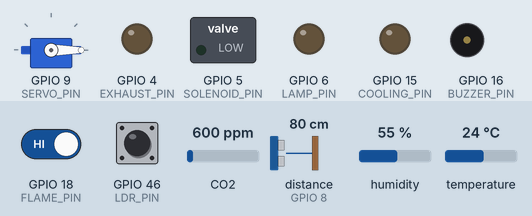
The sketch below on a simulated ESP32-S3. On the bench: servo, switched loads named in the sketch (green lamp = pin HIGH), output pins drawn as LEDs (lit = HIGH), buzzer (waves = sounding, pin HIGH). Wiring (inferred from the names in the program): ultrasonic range finder: trigger GPIO 3; echo GPIO 8. The test bench sets the inputs (shaded band); at power-on: distance to the obstacle (sensor on GPIO 8) 80 cm, temperature 24 °C, GPIO 18 (FLAME_PIN) HIGH, GPIO 46 (LDR_PIN) HIGH, CO2 600 ppm, humidity 55 %. The echo pulse lasts 58.3 µs per cm; WiFi joins after 1.5 s; servers stay silent unless stated; network time is answered at once with the bench clock; the local clock reads 2024-03-15 10:24:30 at power-on unless the sketch sets it; no MQTT or app messages arrive unless stated; pins used as bus, display or sensor lines are not drawn; what the sketch prints to the serial monitor is not drawn.

Above: at 2.7 s.
2.8 s: distance to the obstacle (sensor on GPIO 8) set to 17 cm
6.6 s: distance to the obstacle (sensor on GPIO 8) set to 14 cm
At 8.6 s:
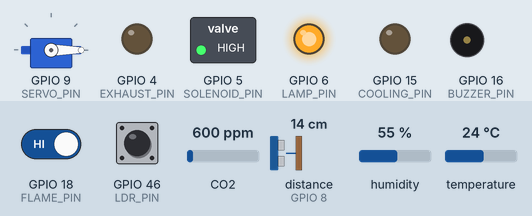
10.4 s: temperature set to 25.4 °C
At 11.2 s:
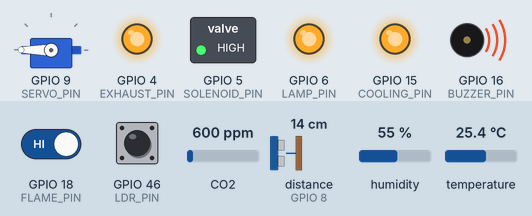
14.2 s: GPIO 18 (FLAME_PIN) driven LOW
At 17.6 s:
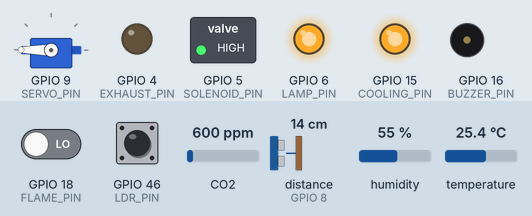
18.1 s: temperature set to 29.5 °C
21.9 s: temperature set to 30.9 °C
At 23.9 s:
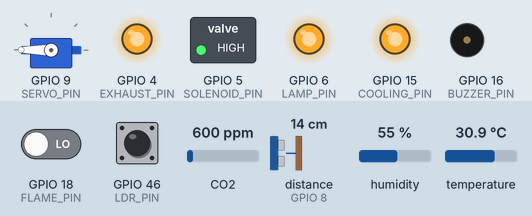
Timing chart, 0 to 25.4 s (numbered marks = the images above; inputs shaded):
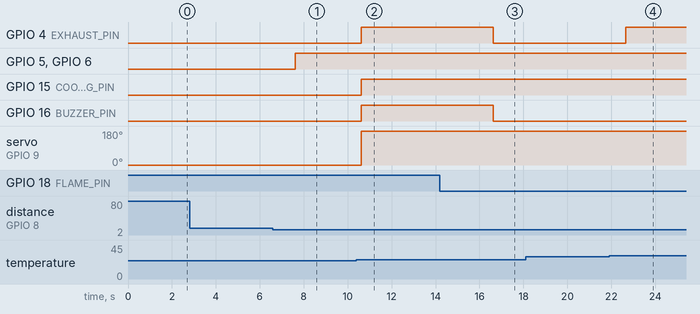

Measured:
- the behaviour switches between 16 and 15 cm on distance to the obstacle (sensor on GPIO 8) (found by bisection; images 0 and 1)
- the behaviour switches between 25 and 25.1 °C on temperature (found by bisection; images 1 and 2)
- the behaviour switches between 30 and 30.1 °C on temperature (found by bisection; images 3 and 4)
- after the input at 2.8 s, every drawn part: stays the same
- after the input at 6.6 s, GPIO 5 (SOLENOID_PIN), GPIO 6 (LAMP_PIN): LOW → HIGH after 1.0 s
- after the input at 10.4 s, GPIO 4 (EXHAUST_PIN), GPIO 15 (COOLING_PIN), GPIO 16 (BUZZER_PIN): LOW → HIGH after 0.22 s; servo on GPIO 9 (SERVO_PIN): 0° → 180° after 0.22 s
- after the input at 14.2 s, GPIO 4 (EXHAUST_PIN), GPIO 16 (BUZZER_PIN): HIGH → LOW after 2.4 s
- after the input at 18.1 s, every drawn part: stays the same
- after the input at 21.9 s, GPIO 4 (EXHAUST_PIN): LOW → HIGH after 0.75 s

The sketch:

IoT_Pribadi.ino
```cpp
#include "secret.h"
#include <WiFiClientSecure.h>
#include <PubSubClient.h>
#include <ArduinoJson.h>
#include "WiFi.h"
#include <DHT.h>
#include <MQ135.h>  // Menambahkan pustaka MQ135
#include <ESP32Servo.h>
#include <NTPClient.h>
#include <WiFiUdp.h>

#define DHTPIN 17
#define DHTTYPE DHT22
#define MQ135_PIN 7  // Pin untuk sensor MQ135
#define FLAME_PIN 18
#define LDR_PIN 46
#define TRIG_PIN 3
#define ECHO_PIN 8
#define EXHAUST_PIN 4
#define COOLING_PIN 15
#define SERVO_PIN 9
#define LAMP_PIN 6
#define BUZZER_PIN 16
#define SOLENOID_PIN 5

#define AWS_IOT_PUBLISH_TOPIC "esp32zaki/pub"
#define AWS_IOT_SUBSCRIBE_TOPIC "esp32zaki/sub"

DHT dht(DHTPIN, DHTTYPE);
Servo myServo;
WiFiClientSecure net;
PubSubClient client(net);
// Sensor MQ135 untuk deteksi gas CO2
MQ135 gasSensor(MQ135_PIN);  // Pastikan pin yang benar untuk MQ135

// NTP client setup
WiFiUDP ntpUDP;
NTPClient timeClient(ntpUDP, "pool.ntp.org", 0, 3600000);  // UTC timezone, update every hour

float dhtTemp = 0, humidity = 0;
float co2 = 0;  // Sensor CO2 (dalam PPM)
int flameDetected = 0;
int ldrValue = 0;
float hcsrDistance = 0;

// Fuzzy Logic
String fuzzyStatus = "";

void applyFuzzyLogic() {
  // Rule Base Logic menggunakan rentang suhu
  if (dhtTemp <= 20) {
    // Jika suhu <= 20°C, sistem dianggap belum siap
    digitalWrite(SOLENOID_PIN, LOW);
    digitalWrite(EXHAUST_PIN, LOW);
    digitalWrite(COOLING_PIN, LOW);
    myServo.write(0);
    digitalWrite(LAMP_PIN, LOW);
    digitalWrite(BUZZER_PIN, LOW);
    fuzzyStatus = "Kelas Belum Terbuka (Suhu Terlalu Dingin)";
  }
  else if (dhtTemp > 20 && dhtTemp <= 25) {
    // Jika suhu antara 20°C dan 25°C
    if (hcsrDistance > 15) {
      // Jika jarak lebih dari 15cm, semuanya dimatikan
      digitalWrite(SOLENOID_PIN, LOW);
      digitalWrite(EXHAUST_PIN, LOW);
      digitalWrite(COOLING_PIN, LOW);
      myServo.write(0);
      digitalWrite(LAMP_PIN, LOW);
      digitalWrite(BUZZER_PIN, LOW);
      fuzzyStatus = "Kelas Belum Terbuka (Jarak Terlalu Jauh)";
    } else {
      // Jika jarak antara 5 dan 7 cm
      digitalWrite(SOLENOID_PIN, HIGH);
      digitalWrite(EXHAUST_PIN, LOW);
      digitalWrite(COOLING_PIN, LOW);
      myServo.write(0);
      digitalWrite(LAMP_PIN, HIGH);
      digitalWrite(BUZZER_PIN, LOW);
      fuzzyStatus = "Kelas Akan Terbuka, Lampu Nyala";
    }
  }
  else if (dhtTemp > 25 && dhtTemp <= 30) {
    // Jika suhu antara 25°C dan 30°C
    if (hcsrDistance > 15) {
      // Jika jarak lebih dari 15cm, semuanya dimatikan
      digitalWrite(SOLENOID_PIN, LOW);
      digitalWrite(EXHAUST_PIN, LOW);
      digitalWrite(COOLING_PIN, LOW);
      myServo.write(0);
      digitalWrite(LAMP_PIN, LOW);
      digitalWrite(BUZZER_PIN, LOW);
      fuzzyStatus = "Kelas Belum Terbuka (Jarak Terlalu Jauh)";
    } else {
      // Jika jarak antara 5 dan 7 cm dan tidak ada api
      if (flameDetected == 0) {
        digitalWrite(SOLENOID_PIN, HIGH);
        digitalWrite(EXHAUST_PIN, LOW);
        digitalWrite(COOLING_PIN, HIGH);
        myServo.write(180);
        digitalWrite(LAMP_PIN, HIGH);
        digitalWrite(BUZZER_PIN, LOW);
        fuzzyStatus = "Kelas Terbuka, Pendinginan Dimulai";
      } else {
        // Jika ada api, aktifkan semua untuk memadamkan kebakaran
        digitalWrite(SOLENOID_PIN, HIGH);
        digitalWrite(EXHAUST_PIN, HIGH);
        digitalWrite(COOLING_PIN, HIGH);
        myServo.write(180);
        digitalWrite(LAMP_PIN, HIGH);
        digitalWrite(BUZZER_PIN, HIGH);
        fuzzyStatus = "KEBAKARAN!!";
      }
    }
  }
  else if (dhtTemp > 30) {
    // Jika suhu > 30°C, kondisi lebih ekstrem
    if (hcsrDistance > 15) {
      // Jika jarak lebih dari 15cm, semuanya dimatikan
      digitalWrite(SOLENOID_PIN, LOW);
      digitalWrite(EXHAUST_PIN, LOW);
      digitalWrite(COOLING_PIN, LOW);
      myServo.write(0);
      digitalWrite(LAMP_PIN, LOW);
      digitalWrite(BUZZER_PIN, LOW);
      fuzzyStatus = "Kelas Belum Terbuka (Jarak Terlalu Jauh)";
    } else {
      // Jika jarak antara 5 dan 7 cm dan tidak ada api
      if (flameDetected == 0) {
        digitalWrite(SOLENOID_PIN, HIGH);
        digitalWrite(EXHAUST_PIN, HIGH);
        digitalWrite(COOLING_PIN, HIGH);
        myServo.write(180);
        digitalWrite(LAMP_PIN, HIGH);
        digitalWrite(BUZZER_PIN, LOW);
        fuzzyStatus = "Kelas Terbuka, Pendinginan Diperlukan";
      } else {
        // Jika ada api, aktifkan semua untuk memadamkan kebakaran
        digitalWrite(SOLENOID_PIN, HIGH);
        digitalWrite(EXHAUST_PIN, HIGH);
        digitalWrite(COOLING_PIN, HIGH);
        myServo.write(180);
        digitalWrite(LAMP_PIN, HIGH);
        digitalWrite(BUZZER_PIN, HIGH);
        fuzzyStatus = "KEBAKARAN!!";
      }
    }
  }
}

// Fungsi untuk mendapatkan timestamp waktu Indonesia (WIB)
String getTimestamp() {
  timeClient.update();

  // Dapatkan waktu UTC dalam detik
  unsigned long epochTime = timeClient.getEpochTime();

  // Konversi waktu UTC ke waktu Indonesia (WIB, UTC +7)
  epochTime += 7 * 3600;  // Menambahkan 7 jam ke UTC untuk WIB

  // Format waktu Indonesia (YYYY-MM-DD HH:MM:SS)
  String timestamp = "";
  int year = (epochTime / 31536000) + 1970;  // Tahun
  epochTime %= 31536000;
  int month = (epochTime / 2592000) + 1;  // Bulan
  epochTime %= 2592000;
  int day = (epochTime / 86400);  // Hari
  epochTime %= 86400;
  int hour = (epochTime / 3600);  // Jam
  epochTime %= 3600;
  int minute = (epochTime / 60);  // Menit
  int second = epochTime % 60;    // Detik

  // Format menjadi string
  timestamp += String(year) + "-";
  if (month < 10) timestamp += "0";
  timestamp += String(month) + "-";
  if (day < 10) timestamp += "0";
  timestamp += String(day) + " ";
  if (hour < 10) timestamp += "0";
  timestamp += String(hour) + ":";
  if (minute < 10) timestamp += "0";
  timestamp += String(minute) + ":";
  if (second < 10) timestamp += "0";
  timestamp += String(second);

  return timestamp;
}

void publishMessage() {
  StaticJsonDocument<1024> doc;
  doc["status"] = fuzzyStatus;
  doc["dhtTemp"] = dhtTemp;
  doc["co2"] = co2;  // Kirim nilai CO2 dalam PPM
  doc["ldr"] = (ldrValue == 0) ? 1 : 0;  // Terbalikkan logika LDR
  doc["hcsr"] = hcsrDistance;
  doc["flame"] = (flameDetected == 0) ? 1 : 0;  // Terbalikkan logika Flame sensor
  doc["timestamp"] = getTimestamp();  // Tambahkan timestamp ke payload

  char jsonBuffer[1024];
  serializeJson(doc, jsonBuffer);

  if (client.publish(AWS_IOT_PUBLISH_TOPIC, jsonBuffer)) {
    Serial.println("Data published to AWS IoT");
  } else {
    Serial.println("Failed to publish data to AWS IoT");
    Serial.println("Error: " + String(client.state())); // Menampilkan status error
  }
}

void connectAWS() {
  // Connecting to Wi-Fi
  WiFi.mode(WIFI_STA);
  WiFi.begin(WIFI_SSID, WIFI_PASSWORD);
  while (WiFi.status() != WL_CONNECTED) {
    delay(500);
    Serial.print("...");
  }

  Serial.println("Connected to Wi-Fi!");

  // Setting up secure connection to AWS IoT
  net.setCACert(AWS_CERT_CA);
  net.setCertificate(AWS_CERT_CRT);
  net.setPrivateKey(AWS_CERT_PRIVATE);

  // Setting up MQTT Client
  client.setServer(AWS_IOT_ENDPOINT, 8883);

  // Connect to AWS IoT
  while (!client.connect(THINGNAME)) {
    delay(1000);
    Serial.print("...");
  }
  Serial.println("AWS IoT connected!");

  // Subscribe to topic (optional, for receiving messages)
  client.subscribe(AWS_IOT_SUBSCRIBE_TOPIC);
}

void setup() {
  Serial.begin(115200);
  connectAWS();

  dht.begin();
  myServo.attach(SERVO_PIN);
  pinMode(LAMP_PIN, OUTPUT);
  pinMode(BUZZER_PIN, OUTPUT);
  pinMode(SOLENOID_PIN, OUTPUT);
  pinMode(COOLING_PIN, OUTPUT);
  pinMode(EXHAUST_PIN, OUTPUT);
  pinMode(FLAME_PIN, INPUT);
  pinMode(LDR_PIN, INPUT);
  pinMode(TRIG_PIN, OUTPUT);
  pinMode(ECHO_PIN, INPUT);

  myServo.write(0);

  timeClient.begin();  // Mulai NTP client
}

void loop() {
  dhtTemp = dht.readTemperature();
  humidity = dht.readHumidity();
  co2 = gasSensor.getPPM();  // Nilai CO2 dalam PPM
  ldrValue = digitalRead(LDR_PIN);  // Baca nilai LDR (logika terbalik)
  flameDetected = digitalRead(FLAME_PIN);  // Baca nilai flame (logika terbalik)

  // Menghitung jarak dari sensor ultrasonic
  long duration;
  digitalWrite(TRIG_PIN, LOW);
  delayMicroseconds(2);
  digitalWrite(TRIG_PIN, HIGH);
  delayMicroseconds(10);
  digitalWrite(TRIG_PIN, LOW);
  duration = pulseIn(ECHO_PIN, HIGH);
  hcsrDistance = duration * 0.034 / 2;

  applyFuzzyLogic();
  publishMessage();
  delay(3000);
}
```

secret.h
```cpp
#include <pgmspace.h>

#define SECRET
#define THINGNAME "iotprivate"                         //change this

const char WIFI_SSID[] = "zaki";               //change this
const char WIFI_PASSWORD[] = "ojokdibagi";           //change this
const char AWS_IOT_ENDPOINT[] = "a82xtr20xi4cb-ats.iot.ap-southeast-1.amazonaws.com";       //change this

// Amazon Root CA 1
static const char AWS_CERT_CA[] PROGMEM = R"EOF(
-----BEGIN CERTIFICATE-----
MIIDQTCCAimgAwIBAgITBmyfz5m/jAo54vB4ikPmljZbyjANBgkqhkiG9w0BAQsF
ADA5MQswCQYDVQQGEwJVUzEPMA0GA1UEChMGQW1hem9uMRkwFwYDVQQDExBBbWF6
b24gUm9vdCBDQSAxMB4XDTE1MDUyNjAwMDAwMFoXDTM4MDExNzAwMDAwMFowOTEL
MAkGA1UEBhMCVVMxDzANBgNVBAoTBkFtYXpvbjEZMBcGA1UEAxMQQW1hem9uIFJv
b3QgQ0EgMTCCASIwDQYJKoZIhvcNAQEBBQADggEPADCCAQoCggEBALJ4gHHKeNXj
ca9HgFB0fW7Y14h29Jlo91ghYPl0hAEvrAIthtOgQ3pOsqTQNroBvo3bSMgHFzZM
9O6II8c+6zf1tRn4SWiw3te5djgdYZ6k/oI2peVKVuRF4fn9tBb6dNqcmzU5L/qw
IFAGbHrQgLKm+a/sRxmPUDgH3KKHOVj4utWp+UhnMJbulHheb4mjUcAwhmahRWa6
VOujw5H5SNz/0egwLX0tdHA114gk957EWW67c4cX8jJGKLhD+rcdqsq08p8kDi1L
93FcXmn/6pUCyziKrlA4b9v7LWIbxcceVOF34GfID5yHI9Y/QCB/IIDEgEw+OyQm
jgSubJrIqg0CAwEAAaNCMEAwDwYDVR0TAQH/BAUwAwEB/zAOBgNVHQ8BAf8EBAMC
AYYwHQYDVR0OBBYEFIQYzIU07LwMlJQuCFmcx7IQTgoIMA0GCSqGSIb3DQEBCwUA
A4IBAQCY8jdaQZChGsV2USggNiMOruYou6r4lK5IpDB/G/wkjUu0yKGX9rbxenDI
U5PMCCjjmCXPI6T53iHTfIUJrU6adTrCC2qJeHZERxhlbI1Bjjt/msv0tadQ1wUs
N+gDS63pYaACbvXy8MWy7Vu33PqUXHeeE6V/Uq2V8viTO96LXFvKWlJbYK8U90vv
o/ufQJVtMVT8QtPHRh8jrdkPSHCa2XV4cdFyQzR1bldZwgJcJmApzyMZFo6IQ6XU
5MsI+yMRQ+hDKXJioaldXgjUkK642M4UwtBV8ob2xJNDd2ZhwLnoQdeXeGADbkpy
rqXRfboQnoZsG4q5WTP468SQvvG5
-----END CERTIFICATE-----
)EOF";

// Device Certificate                                               //change this
static const char AWS_CERT_CRT[] PROGMEM = R"KEY(
-----BEGIN CERTIFICATE-----
MIIDWjCCAkKgAwIBAgIVAJNxpIQCAJLs6oTau66Cy2AJAaeOMA0GCSqGSIb3DQEB
CwUAME0xSzBJBgNVBAsMQkFtYXpvbiBXZWIgU2VydmljZXMgTz1BbWF6b24uY29t
IEluYy4gTD1TZWF0dGxlIFNUPVdhc2hpbmd0b24gQz1VUzAeFw0yNDEyMzEwNjUw
MzdaFw00OTEyMzEyMzU5NTlaMB4xHDAaBgNVBAMME0FXUyBJb1QgQ2VydGlmaWNh
dGUwggEiMA0GCSqGSIb3DQEBAQUAA4IBDwAwggEKAoIBAQDV0CeK7uR3u6bY/svD
8SjxXXp0LtNQHKxBL2mxBPFnbi+g+xxIuGKLmou/fYoIiUZzoVbAX3RN9SueoXk6
3shRkcxK34HSuZDQDM3JXRDzquySvBVD36vHlqQ1YrEqEDaKgq6OB7seMGHwgXkm
Ts4TV1RGkmPrzlySKZEoAnAxFaw7nxZnQYYNalRJ9TmAm12GGWNeedoCXb1HGkBD
XE7XyF16qsjZt86bvWqg0LNeC98g8s4FuiC2eCcradUkQ5Axp6OF5E01JhewjRRw
h5kJyqlwBJ38ztQ1AXXTfbmaAJp5v9aa7MqbNe/cFRd0l611f3JREwc2zBT8dRcA
bETFAgMBAAGjYDBeMB8GA1UdIwQYMBaAFEmERr9vh9pJD9kgLOOvlRoH3YAAMB0G
A1UdDgQWBBQjnlqYWkEXlzsv34ZhkkJLFcdw2TAMBgNVHRMBAf8EAjAAMA4GA1Ud
DwEB/wQEAwIHgDANBgkqhkiG9w0BAQsFAAOCAQEAbFHRdyPGho3LB7Dsdp587FIa
CQtkPn8DZIy3+O2jRm2/Wg6bwyy0tZhC/RaSpOtG7LgKNR/pBl9iTD7BP5z4Bnu8
OV0fDMjfn/uO5TS3UwT15UF5rtVyqNb/BujNZzRIDGyqf2R6Ec8LNnmhoJasUaCJ
VGQOa+tqsNzNy6c8CGZcLTNYhZPovE9A4qlyYwBxocGwAQPcfW7pADhfayA5vTfL
7xZhasPyhQT3teLwCsjo+DYlypSG9I3y82qSh/trSx4aUA9oaO9Gh5edEK/lz/Pr
Q8xmhRXozQ34fpO6jG7RbPdBIWB/rzuFSTraZFHQ+FgYNN+QLQI6B16BHsVPvg==
-----END CERTIFICATE-----
)KEY";

// Device Private Key                                               //change this
static const char AWS_CERT_PRIVATE[] PROGMEM = R"KEY(
-----BEGIN RSA PRIVATE KEY-----
MIIEowIBAAKCAQEA1dAniu7kd7um2P7Lw/Eo8V16dC7TUBysQS9psQTxZ24voPsc
SLhii5qLv32KCIlGc6FWwF90TfUrnqF5Ot7IUZHMSt+B0rmQ0AzNyV0Q86rskrwV
Q9+rx5akNWKxKhA2ioKujge7HjBh8IF5Jk7OE1dURpJj685ckimRKAJwMRWsO58W
Z0GGDWpUSfU5gJtdhhljXnnaAl29RxpAQ1xO18hdeqrI2bfOm71qoNCzXgvfIPLO
BbogtngnK2nVJEOQMaejheRNNSYXsI0UcIeZCcqpcASd/M7UNQF10325mgCaeb/W
muzKmzXv3BUXdJetdX9yURMHNswU/HUXAGxExQIDAQABAoIBAB/nXm8htF+VVZEd
e+Qx8O0LCMGbVxamIKHdZETwuuC3FU5NCexj7vhryBx7rAQYD7YjReGQnLchNTAH
YiKBqZxaSASIE0QRQmV485/vTh89yu0eOYIWNviiJsB8iHkBUFIcq9UvnCEmEQcl
GqG3spI6Pq4FG/nMog2BPFKfAoSgNGsOP54ZMbhlUa/a6CWttHtIWrIaGSzLmyWZ
py3ckDngvxqEgyXUGrtDJiMqLbpJxOwt/rdHWW4Xhjvm1Ed5hbO0umy1MJ9q1kF0
cOMtiu3LCf6eL6OTHL/oQlbXj0aWrme7hPSlp8HNr2mDzTwxxorSrDMQiaZ0FXzS
am0K9cUCgYEA74ElKUDPVSkOuhbx/mx07le62Fu7qev/+pCrA5UkCq1bG1pWWmAE
bWa9kR8ZXbqcO7cDl2FbkAr/FacxqFgW1L54eXkj69DUd4cvJRCz4cdkvxtQamN/
zJR0afkaEK76e/CZLaYWt2a9jAkv6j25X0sLmXQBcpzGewGyRhkl1pcCgYEA5IoH
TI/YhxUgnrKJ+MDNL/yHl27/ISsa+wsgmjqsp17xEVlHOFr8liFlElUFZtoIEgux
njkxVhIYEYFdQ+e+9gFf9ShhQ99srTeQSyqRj1QLFNPf4wcOQW3KYE1rpCZRxoM8
lGAtrxzEYW+y+QOwZSKKfbDIDWp2YVTlcZn8ZwMCgYA24SfLuR8JC3xlZaaTvvRY
POACfZqVyA8Csi2Nh5oXnDt5HA0XblL1Yopje3XLhVwRTtFS2asqaWqj4oi9Y1nv
66kdZIW3nkVhEifaXWZqgM7z/2VAy4XYMdgvBDZVxlJ9Hddrn1grNC6QrPY+vWAB
lueUhQFj6sqMGwpnh5GlBwKBgHt3joXwWJxx75ONBTkcgD3igiZv0unKbeMemdh4
xnoNstMaln19umQpWn9S634rYJzPMIA4iczkLZiXeRmMhABHsd2ymQmgFQhnsk7J
iqYSU4JHDPeMAkma1PC+It8lzJwgnoPSihvGwNmbDOe29H9O798DuLB2ycm/oc2D
0XadAoGBAMwGk5S+cEhsuu47z+Z57JqmCeaoP3mAmBYbGugngifCvwIQBT7GOEzO
At55ckQHtEF+bS+Vz7W8HA1Cwbe3zyq5vqtb93aIgHh3vMeSv9rK/07eQIe4oZGQ
rekPxgXSZmImIETNEpQMYNoJqtmf/FLlrwXSZfI5qTJkwzRCO4Oz
-----END RSA PRIVATE KEY-----
)KEY";
```
